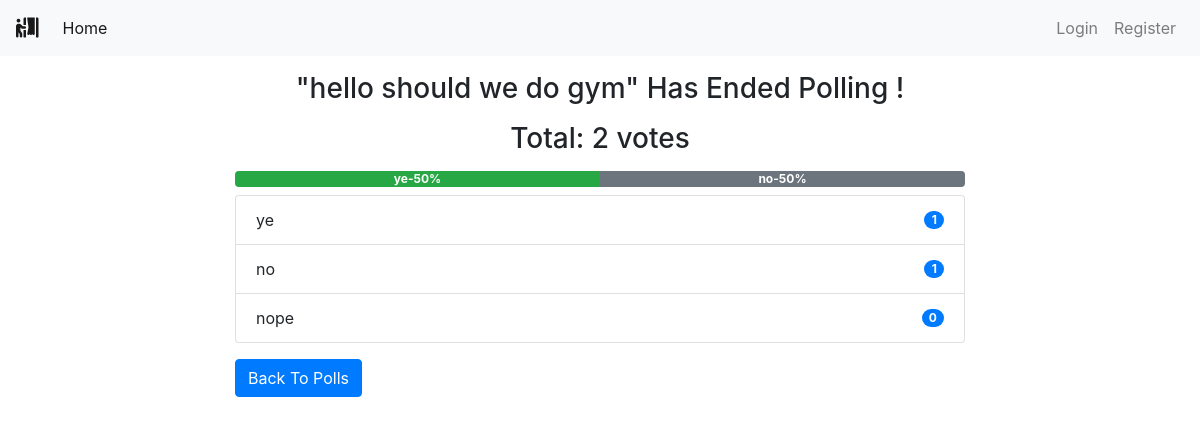
Page /polls/3/ on the committed database.
### polls/models.py (models this page shows, shortened)
class Poll(models.Model):
    owner = models.ForeignKey(User, on_delete=models.CASCADE)
    text = models.TextField()
    pub_date = models.DateTimeField(default=timezone.now)
    active = models.BooleanField(default=True)
    @property
    def get_vote_count(self):
        return self.vote_set.count()
    def get_result_dict(self):
        res = []
        for choice in self.choice_set.all():
            d = {}
            alert_class = ['primary', 'secondary', 'success',
                           'danger', 'dark', 'warning', 'info']
            d['alert_class'] = secrets.choice(alert_class)
            d['text'] = choice.choice_text
            d['num_votes'] = choice.get_vote_count
            if not self.get_vote_count:
                d['percentage'] = 0
            else:
                d['percentage'] = (choice.get_vote_count /
                                   self.get_vote_count)*100
            res.append(d)
        return res

class Choice(models.Model):
    poll = models.ForeignKey(Poll, on_delete=models.CASCADE)
    choice_text = models.CharField(max_length=255)
    @property
    def get_vote_count(self):
        return self.vote_set.count()

### polls/views.py (the view, shortened to what this page needs)
# urls.py: path('<int:poll_id>/', views.poll_detail, name='detail'),
def poll_detail(request, poll_id):
    poll = get_object_or_404(Poll, id=poll_id)
    if not poll.active:
        return render(request, 'polls/poll_result.html', {'poll': poll})

### polls/templates/polls/poll_result.html
{% extends 'base.html' %}
{% block content %}
<div class="container">
    {% if messages %}
    <div class="messages">
        {% for message in messages %}
        <div {% if message.tags %} class="{{ message.tags }}" {% endif %}>{{ message }}
            <button type="button" class="close" data-dismiss="alert" aria-label="Close">
                <span aria-hidden="true">&times;</span>
            </button>
        </div>
        {% endfor %}
    </div>
    {% else %}
    <div class="row">
        <div class="col-md-8 offset-sm-2">
            {% if poll.active %}
            <h3 class="mt-3 mb-3 text-center">Result for: {{ poll.text }}</h3>
            {% else %}
            <h3 class="mt-3 mb-3 text-center">"{{ poll.text }}" Has Ended Polling !</h3>
            {% endif %}
            <h3 class="mb-2 text-center">Total: {{ poll.get_vote_count }} votes</h3>
            <div class="progress mt-3 mb-2">
                {% for choice in poll.get_result_dict %}
                <div class="progress-bar bg-{{ choice.alert_class }}" role="progressbar" style="width: {{ choice.percentage }}%;"
                    aria-valuenow="30" aria-valuemin="0" aria-valuemax="100"><b>
                        {{choice.text|truncatewords:2}}-{{choice.percentage|floatformat}}%</b>
                </div>
                {% endfor %}
            </div>
            <ul class="list-group">
                {% for choice in poll.choice_set.all %}
                <li class="list-group-item d-flex justify-content-between align-items-center">
                    {{ choice.choice_text }}
                    <span class="badge badge-primary badge-pill">{{ choice.get_vote_count }}</span>
                </li>
                {% endfor %}
            </ul>
            {% endif %}
            <a class="btn btn-primary mt-3" href="{% url 'polls:list' %}" role="button">Back To Polls</a>
        </div>
    </div>
</div>
{% endblock content %}

### templates/base.html (shortened to what this page needs)
{% load static %}
<!DOCTYPE html>
<html lang="en">
<head>
    <link rel="stylesheet" href="https://maxcdn.bootstrapcdn.com/bootstrap/4.0.0/css/bootstrap.min.css"
>
    <link rel="stylesheet" href="https://use.fontawesome.com/releases/v5.6.3/css/all.css"
>
</head>
<body>
    {% include 'includes/navbar.html' %}
    {% block content %}
    {% endblock content %}
</body>
</html>

### templates/includes/navbar.html (shortened to what this page needs)
<nav class="navbar navbar-expand-sm navbar-light bg-light">
    <a class="navbar-brand" href="{% url 'home' %}"><i class="fas fa-person-booth"></i></a>
    <div class="collapse navbar-collapse" id="collapsibleNavId">
        <ul class="navbar-nav mr-auto mt-2 mt-lg-0">
            <li class="nav-item active">
                <a class="nav-link" href="{% url 'home' %}">Home <span class="sr-only">(current)</span></a>
            </li>
        </ul>
        <div class="navbar-nav ml-auto">
            {% if request.user.is_authenticated %}
            <a class="nav-link" href="{% url 'polls:list_by_user' %}">My Polls</a>
            <a class="nav-link" href="{% url 'accounts:logout' %}">Logout</a>
            {% else %}
            <a class="nav-link" href="{% url 'accounts:login' %}">Login</a>
            <a class="nav-link" href="{% url 'accounts:register' %}">Register</a>
            {% endif %}
        </div>
    </div>
</nav>

### rows in the picture
Poll: text "hello should we do gym", get_vote_count "2"
Choice: text "ye", choice_text "ye", get_vote_count "1"
Choice: text "no", choice_text "no", get_vote_count "1"
Choice: choice_text "nope", get_vote_count "0"

### other values in the picture
{{ choice.percentage|floatformat }} "50" "50"
